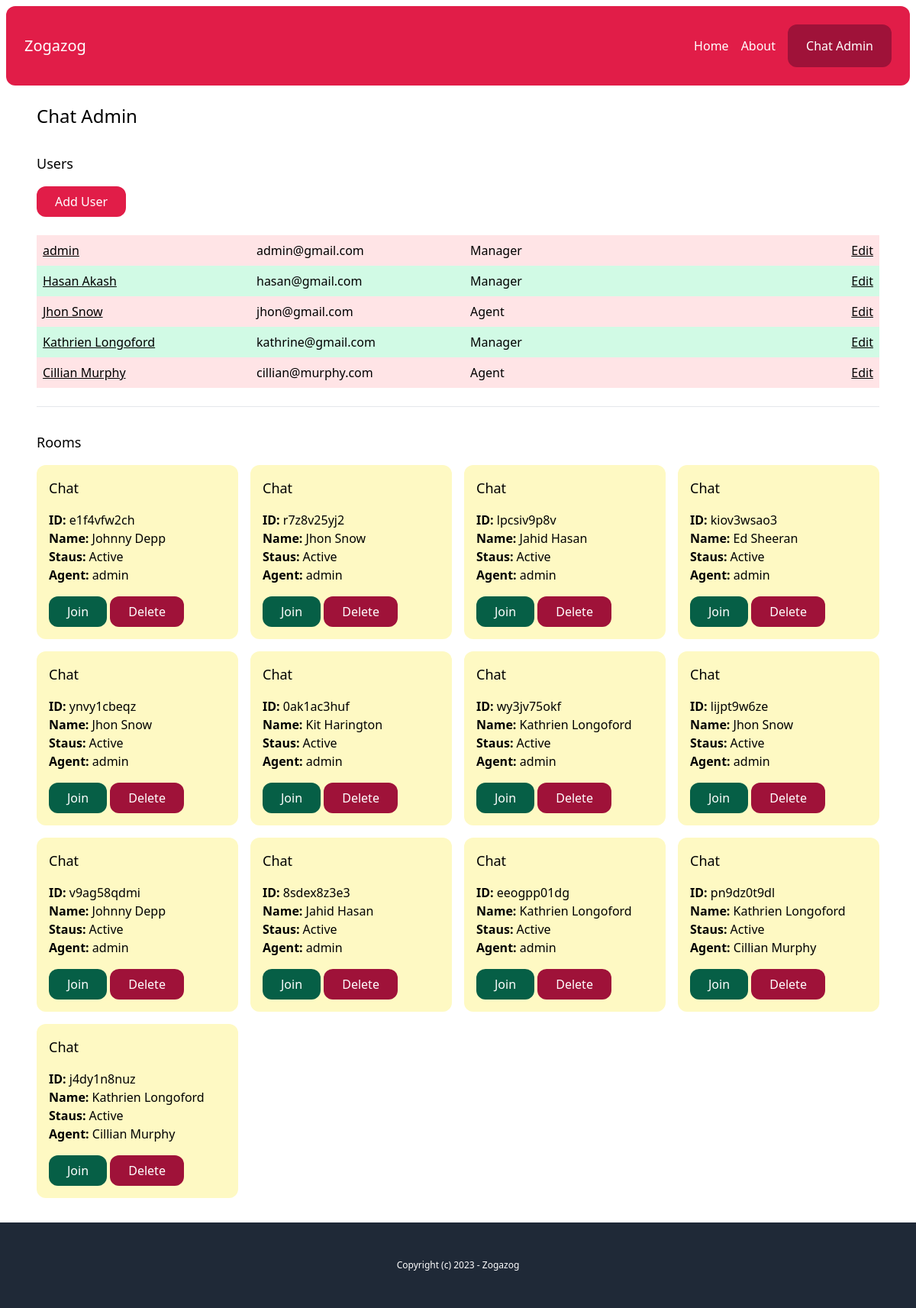
Before: /chat-admin/ (signed in) with the older database file.
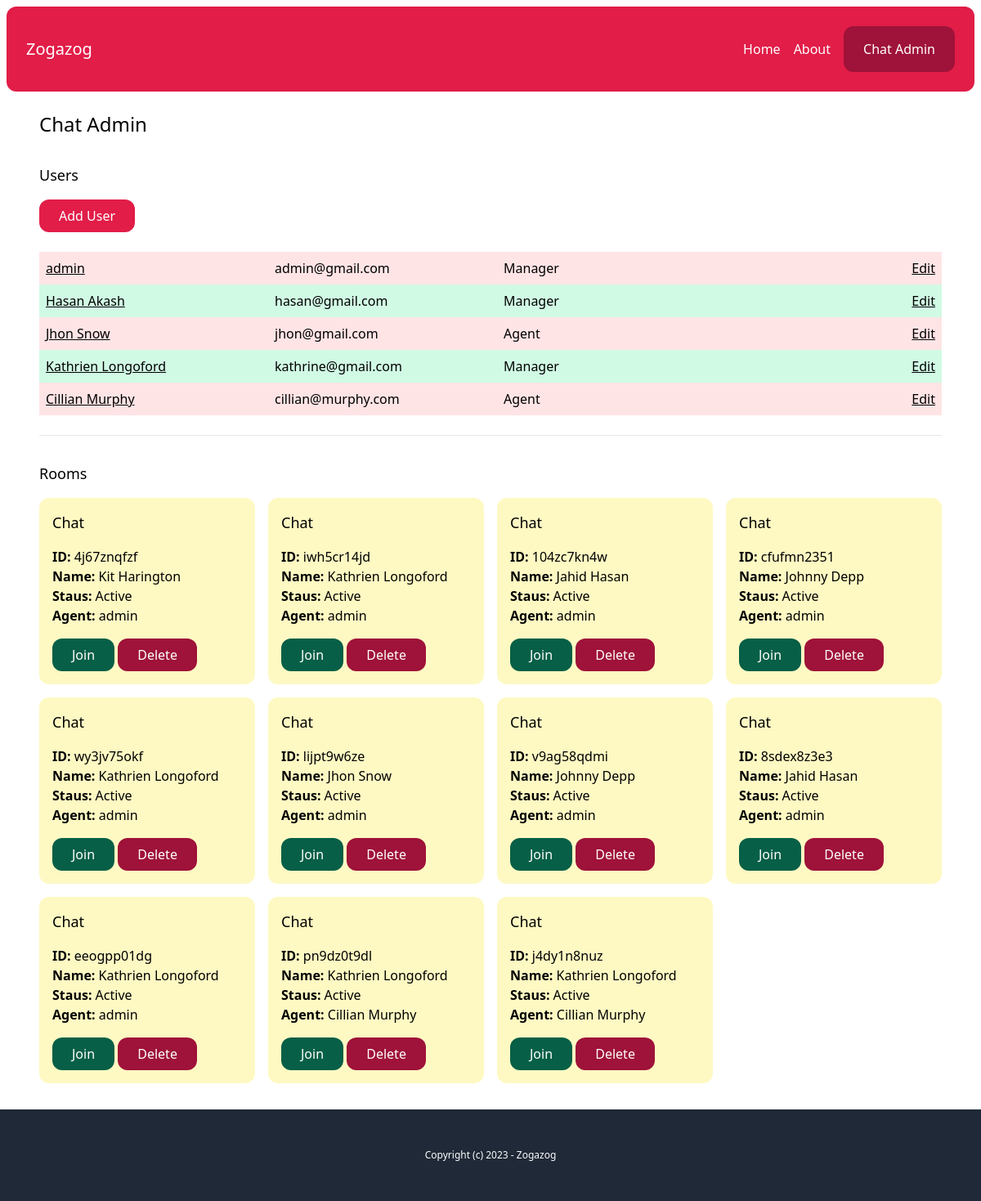
After: the same page with the newer database file.
### account/models.py (models this page shows)
class User(AbstractBaseUser, PermissionsMixin):
    AGENT = 'agent'
    MANAGER = 'manager'
    ROLES_CHOICES = (
        (AGENT, 'Agent'),
        (MANAGER, 'Manager'),
    )
    id = models.UUIDField(primary_key=True, default=uuid.uuid4, editable=False)
    email = models.EmailField(unique=True)
    name = models.CharField(max_length=255, blank=True, default='')
    role = models.CharField(max_length=20, choices=ROLES_CHOICES, default=AGENT)
    is_active = models.BooleanField(default=True)
    is_superuser = models.BooleanField(default=False)
    is_staff = models.BooleanField(default=False)
    date_joined = models.DateTimeField(default=timezone.now)
    last_login = models.DateTimeField(blank=True, null=True)
    objects = CustomUserManager()
    USERNAME_FIELD = 'email'
    EMAIL_FIELD = 'email'
    REQUIRED_FIELDS = ['name']

### chat/models.py (models this page shows, shortened)
class Room(models.Model):
    WAITING = 'waiting'
    ACTIVE = 'active'
    CLOSED = 'closed'
    CHOICES_STATUS = (
        (WAITING, 'Waiting'),
        (ACTIVE, 'Active'),
        (CLOSED, 'Closed'),
    )
    uuid = models.CharField(_("UUID"), max_length=255)
    client = models.CharField(_("Client"), max_length=255)
    agent = models.ForeignKey(User, related_name='rooms',blank=True,null=True, on_delete=models.SET_NULL)
    messages = models.ManyToManyField(Message, blank=True)
    url = models.CharField(_("URL"), max_length=255,blank=True,null=True)
    status = models.CharField(_("STATUS"), max_length=20,choices=CHOICES_STATUS,default=WAITING)
    created_at = models.DateTimeField(_("Created At"), auto_now=False, auto_now_add=True)
    class Meta:
        ordering = ('-created_at',)

### chat/views.py (the view)
# urls.py: path('chat-admin/', views.admin, name="chat-admin"),
@login_required
def admin(request):
    rooms = Room.objects.all()
    users = User.objects.filter(is_staff=True)
    return render(request, 'chat/admin.html', {'rooms': rooms, 'users':users})

### chat/templates/chat/admin.html
{% extends "core/base.html" %}
{% load static %}
{% block content %}
    <h1 class="text-2xl">Chat Admin</h1>
    {% if perms.user.add_user %}
        <div class="mt-8">
            <h2 class="mb-4 text-lg">Users</h2>
            <a href="{% url "chat:add_user" %}" class="inline-block py-2 px-6 bg-rose-600 text-white rounded-xl">Add User</a>
            <div class="mt-6 ">
                {% for user in users %}
                    <div class="grid grid-cols-4 gap-4 py-2 {% cycle 'bg-rose-100' 'bg-emerald-100' %}">
                        <p class="px-2">
                            <a class="underline" href="{% url "chat:user_detail" user.pk %}">{{user.name}}</a>
                        </p>
                        <p class="px-2">{{user.email}}</p>
                        <p class="px-2">{{user.get_role_display}}</p>
                        <p class="px-2 text-right">
                            {% if perms.user.edit_user %}
                                <a href="{% url "chat:edit_user" user.pk %}" class="underline">Edit</a>
                            {% endif %}
                        </p>
                    </div>
                {% endfor %}
            </div>
        </div>
    {% endif %}
    <hr class="my-6">
    <div class="mt-8">
        <h2 class="mb-4 text-lg">Rooms</h2>
        {% include "chat/partials/room_list.html" %}
    </div>
{% endblock content %}

### core/templates/core/base.html (shortened to what this page needs)
{% load static %}
<!doctype html>
<html>
    <head>
        <link rel="stylesheet" type="text/css" href="{% static 'css/main.min.css' %}">
    </head>
    <body>
        <div class="p-2">
            <nav class="p-6 bg-rose-600 text-white flex justify-between items-center rounded-xl">
                <a href="{% url 'core:index' %}" class="text-xl">Zogazog</a>
                <div class="flex items-center space-x-4">
                    <a href="{% url 'core:index' %}">Home</a>
                    <a href="{% url 'core:about' %}">About</a>
                    {% if request.user.is_authenticated %}
                        <a href="{% url "chat:chat-admin" %}" class="inline-block py-4 px-6 bg-rose-800 rounded-xl">Chat Admin</a>
                    {% endif %}
                </div>
            </nav>
            <main class="max-w-6xl mx-auto p-6">
                {% block content %}
                {% endblock %}
            </main>
        </div>
        <footer class="py-12 px-6 bg-gray-800 text-white text-center text-xs">
            <p>Copyright (c) 2023 - Zogazog</p>
        </footer>
    </body>
</html>

### chat/templates/chat/partials/room_list.html
<div class="grid grid-cols-4 gap-4">
    {% for room in rooms %}
        <div class="p-4 rounded-xl {% if room.status == 'waiting' %}bg-emerald-100 {% elif room.status == 'active' %} bg-yellow-100 {% else %} bg-gray-100 {% endif %}">
            <h3 class="mb-4 text-lg">Chat</h3>
            <p>
                <b>ID: </b>{{room.uuid}} <br>
                <b>Name: </b> {{room.client}}<br>
                <b>Staus: </b> {{room.get_status_display}}<br>
                <b>Agent: </b> {% firstof room.agent.name  'None yet...' %}
            </p>
            <a href="{% url "chat:chat-room" room.uuid %}" class="mt-4 inline-block py-2 px-6 bg-emerald-800 text-white rounded-xl">Join</a>
            <a href="{% url "chat:delete_room" room.uuid %}" class="mt-4 inline-block py-2 px-6 bg-rose-800 text-white rounded-xl">Delete</a>
        </div>
    {% endfor %}
</div>

Changed rows visible on the page:
removed Room: uuid "e1f4vfw2ch", client "Johnny Depp", status "Active", agent.name "admin"
removed Room: uuid "r7z8v25yj2", client "Jhon Snow", status "Active", agent.name "admin"
removed Room: uuid "lpcsiv9p8v", client "Jahid Hasan", status "Active", agent.name "admin"
removed Room: uuid "kiov3wsao3", client "Ed Sheeran", status "Active", agent.name "admin"
removed Room: uuid "ynvy1cbeqz", client "Jhon Snow", status "Active", agent.name "admin"
removed Room: uuid "0ak1ac3huf", client "Kit Harington", status "Active", agent.name "admin"
added Room: uuid "4j67znqfzf", client "Kit Harington", status "Active", agent.name "admin"
added Room: uuid "iwh5cr14jd", client "Kathrien Longoford", status "Active", agent.name "admin"
added Room: uuid "104zc7kn4w", client "Jahid Hasan", status "Active", agent.name "admin"
added Room: uuid "cfufmn2351", client "Johnny Depp", status "Active", agent.name "admin"
